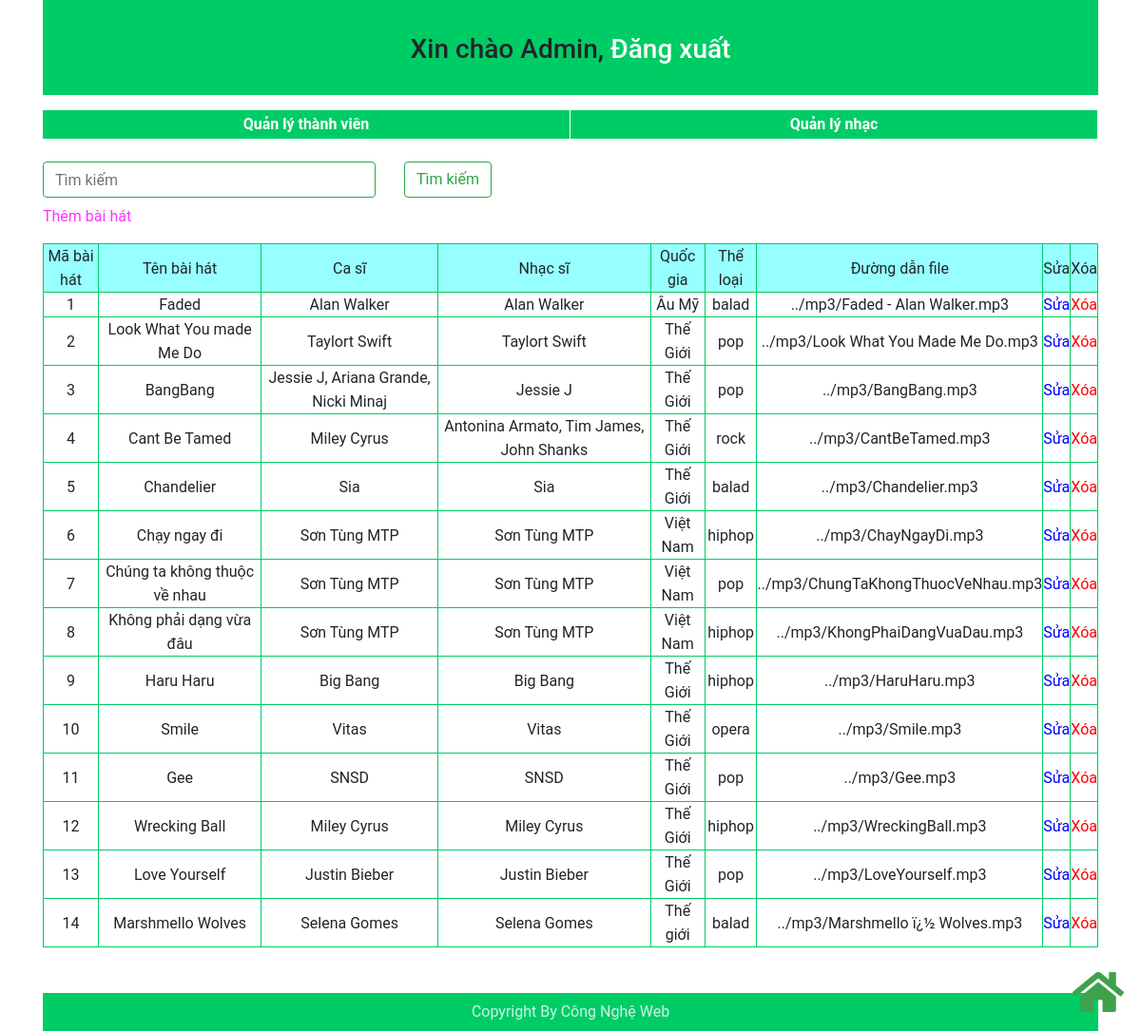
Page /admin/list_music.php (signed in) on the committed database.
### tables this page shows
CREATE TABLE `baihat` (
  `mabh` int(11) NOT NULL,
  `tenbh` varchar(150) NOT NULL,
  `tencs` varchar(50) NOT NULL,
  `tenns` varchar(50) NOT NULL,
  `quocgia` varchar(50) NOT NULL,
  `theloai` varchar(30) NOT NULL,
  `moi` int(1) NOT NULL DEFAULT '0',
  `haynhat` int(1) NOT NULL,
  `topten` int(2) NOT NULL,
  `img` varchar(255) NOT NULL,
  `url` varchar(255) NOT NULL
);

### admin/templates/show_music.php (the view)
<?php
	echo"<tr>";
		echo"<td>$data[mabh]</td>";
		echo"<td>$data[tenbh]</td>";
		echo"<td>$data[tencs]</td>";
		echo"<td>$data[tenns]</td>";
		echo"<td>$data[quocgia]</td>";
		echo"<td>$data[theloai]</td>";
		echo"<td>$data[url]</td>";
		echo"<td><a href='edit_list_music.php?mabh=$data[mabh]' style='color:blue;'>Sửa</a></td>";
		echo"<td><a href='del_list_music.php?mabh=$data[mabh]' onclick='return show_confirm()' style='color:red;'>Xóa</a></td>";
	echo"</tr>";
?>

### admin/list_music.php (shortened to what this page needs)
<?php
    if($_SESSION["capbac"] == 1)
    {
        require("templates/header.php");
        echo"<form action='../admin/list_music.php'>";
        require("../search/search_admin.php");
        if (isset($_REQUEST['ok']))
        {
            $timkiem = addslashes(stripslashes($_GET['timkiem']));
            if (empty($timkiem)) {
                echo "<p style= 'color:red;'>* Dữ liệu tìm kiếm không được để trống</p>";
            }
            else
            {
                $sql = "SELECT * FROM baihat WHERE tenbh LIKE '%$timkiem%' OR tencs LIKE '%$timkiem%' OR tenns LIKE '%$timkiem%' OR quocgia LIKE '%$timkiem%' OR theloai LIKE '%$timkiem%' ";
                require("../config/connect.php");
                $kq = mysqli_query($conn,$sql);
                $num = mysqli_num_rows($kq);
                if ($num > 0 && $timkiem != "")
                {
                    echo "<p style='color:#0000FF;'>$num kết quả trả về với từ khóa <b>$timkiem</b></p>";
                    echo '<table border="1" cellspacing="0" cellpadding="10">';
                    require("templates/table_music.php");
                    while ($data = mysqli_fetch_assoc($kq))
                    {
                        require("templates/show_music.php");
                    }
                }
                else
                {
                    echo"<p style='color:red;'>* Không tìm thấy kết quả!;</p>";
                }
                mysqli_close($conn);
            }
                echo"</table>";
            echo"</div>";
        }
        else
        {
            echo"<div style='height: 40px;'>";
                echo"<a style='color: #FF33FF;' href='add_list_music.php'>Thêm bài hát</a>";
            echo"</div>";
            require("templates/table_music.php");
            require("../config/connect.php");
            $sql = "SELECT * FROM baihat";
            $kq = mysqli_query($conn,$sql);
            while ($data = mysqli_fetch_assoc($kq))
            {
                require("templates/show_music.php");
            }
                echo"</table>";
            echo"</div>";
        }
    require("templates/footer.php");
    }
    else
    {
        ob_start();
        header('Location: ../index.php');
        ob_end_flush();
    }
?>

### css/style-admin.css (style rules this page uses)
* { margin:0;padding: 0; box-sizing: border-box; }
body { font-family: Roboto, sans-serif; }
#duoi table tr { border: 1px solid #0C6; line-height: 25px; }
#duoi table td { border: 1px solid #0C6; }
tr a { text-decoration: none; }

### rows in the picture
baihat: mabh "1", tenbh "Faded", tencs "Alan Walker", tenns "Alan Walker", quocgia "Âu Mỹ", theloai "balad", url "../mp3/Faded - Alan Walker.mp3"
baihat: mabh "2", tenbh "Look What You made Me Do", tencs "Taylort Swift", tenns "Taylort Swift", quocgia "Thế Giới", theloai "pop", url "../mp3/Look What You Made Me Do.mp3"
baihat: mabh "3", tenbh "BangBang", tencs "Jessie J, Ariana Grande, Nicki Minaj", tenns "Jessie J", quocgia "Thế Giới", theloai "pop", url "../mp3/BangBang.mp3"
baihat: mabh "4", tenbh "Cant Be Tamed", tencs "Miley Cyrus", tenns "Antonina Armato, Tim James, John Shanks", quocgia "Thế Giới", theloai "rock", url "../mp3/CantBeTamed.mp3"
baihat: mabh "5", tenbh "Chandelier", tencs "Sia", tenns "Sia", quocgia "Thế Giới", theloai "balad", url "../mp3/Chandelier.mp3"
baihat: mabh "6", tenbh "Chạy ngay đi", tencs "Sơn Tùng MTP", tenns "Sơn Tùng MTP", quocgia "Việt Nam", theloai "hiphop", url "../mp3/ChayNgayDi.mp3"
baihat: mabh "7", tenbh "Chúng ta không thuộc về nhau", tencs "Sơn Tùng MTP", tenns "Sơn Tùng MTP", quocgia "Việt Nam", theloai "pop", url "../mp3/ChungTaKhongThuocVeNhau.mp3"
baihat: mabh "8", tenbh "Không phải dạng vừa đâu", tencs "Sơn Tùng MTP", tenns "Sơn Tùng MTP", quocgia "Việt Nam", theloai "hiphop", url "../mp3/KhongPhaiDangVuaDau.mp3"
baihat: mabh "9", tenbh "Haru Haru", tencs "Big Bang", tenns "Big Bang", quocgia "Thế Giới", theloai "hiphop", url "../mp3/HaruHaru.mp3"
baihat: mabh "10", tenbh "Smile", tencs "Vitas", tenns "Vitas", quocgia "Thế Giới", theloai "opera", url "../mp3/Smile.mp3"
baihat: mabh "11", tenbh "Gee", tencs "SNSD", tenns "SNSD", quocgia "Thế Giới", theloai "pop", url "../mp3/Gee.mp3"
baihat: mabh "12", tenbh "Wrecking Ball", tencs "Miley Cyrus", tenns "Miley Cyrus", quocgia "Thế Giới", theloai "hiphop", url "../mp3/WreckingBall.mp3"
baihat: mabh "13", tenbh "Love Yourself", tencs "Justin Bieber", tenns "Justin Bieber", quocgia "Thế Giới", theloai "pop", url "../mp3/LoveYourself.mp3"
baihat: mabh "14", tenbh "Marshmello Wolves", tencs "Selena Gomes", tenns "Selena Gomes", quocgia "Thế giới", theloai "balad", url "../mp3/Marshmello ï¿½ Wolves.mp3"
